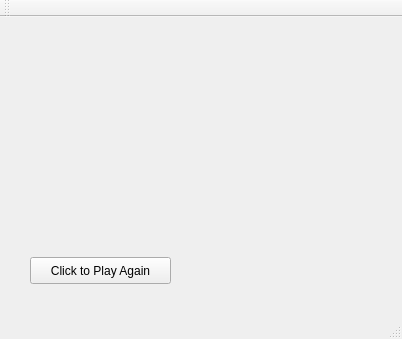
<?xml version="1.0" encoding="UTF-8"?>
<ui version="4.0">
 <class>MainWindow</class>
 <widget class="QMainWindow" name="MainWindow">
  <property name="geometry">
   <rect>
    <x>0</x>
    <y>0</y>
    <width>402</width>
    <height>339</height>
   </rect>
  </property>
  <property name="windowTitle">
   <string>MainWindow</string>
  </property>
  <widget class="QWidget" name="centralWidget">
   <widget class="QWidget" name="gridLayoutWidget">
    <property name="geometry">
     <rect>
      <x>30</x>
      <y>30</y>
      <width>341</width>
      <height>201</height>
     </rect>
    </property>
    <layout class="QGridLayout" name="gridLayout"/>
   </widget>
   <widget class="QLabel" name="announce">
    <property name="geometry">
     <rect>
      <x>30</x>
      <y>0</y>
      <width>351</width>
      <height>21</height>
     </rect>
    </property>
    <property name="text">
     <string/>
    </property>
   </widget>
   <widget class="QPushButton" name="playAgain">
    <property name="geometry">
     <rect>
      <x>30</x>
      <y>240</y>
      <width>141</width>
      <height>27</height>
     </rect>
    </property>
    <property name="text">
     <string>Click to Play Again</string>
    </property>
   </widget>
  </widget>
  <widget class="QMenuBar" name="menuBar">
   <property name="geometry">
    <rect>
     <x>0</x>
     <y>0</y>
     <width>402</width>
     <height>25</height>
    </rect>
   </property>
  </widget>
  <widget class="QToolBar" name="mainToolBar">
   <attribute name="toolBarArea">
    <enum>TopToolBarArea</enum>
   </attribute>
   <attribute name="toolBarBreak">
    <bool>false</bool>
   </attribute>
  </widget>
  <widget class="QStatusBar" name="statusBar"/>
 </widget>
 <layoutdefault spacing="6" margin="11"/>
 <resources/>
 <connections/>
</ui>
